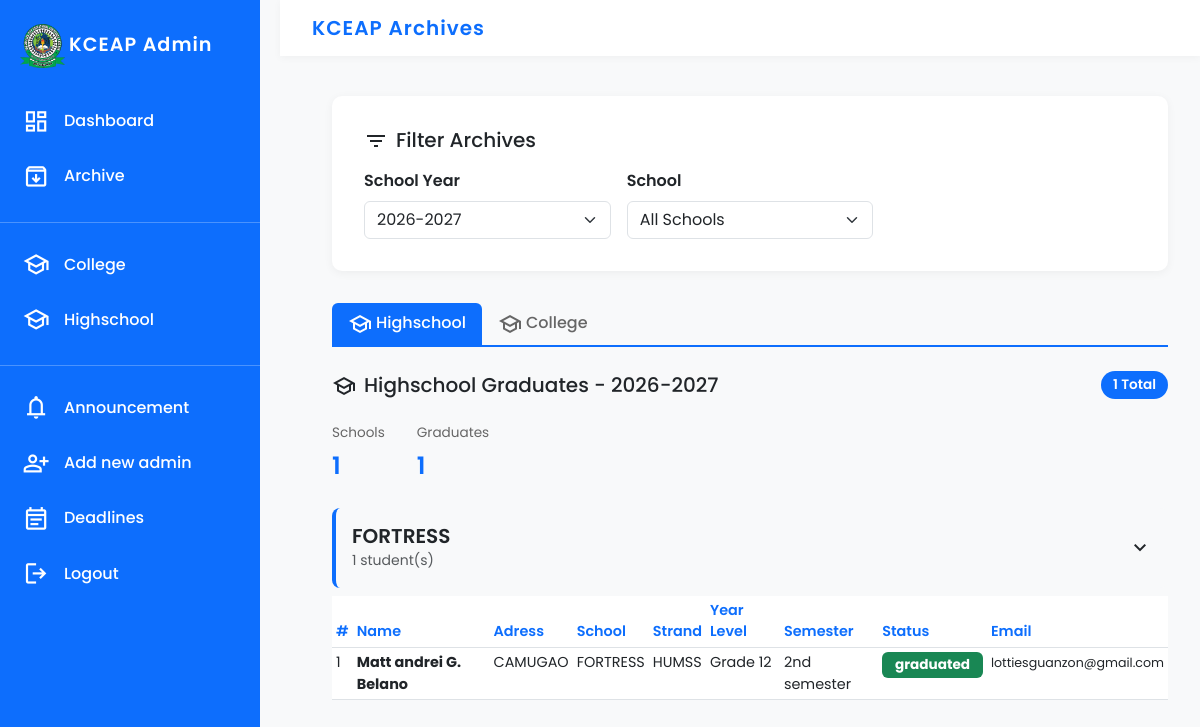
The page /kceap_admin/archive.php (signed in) on the database as committed earlier.
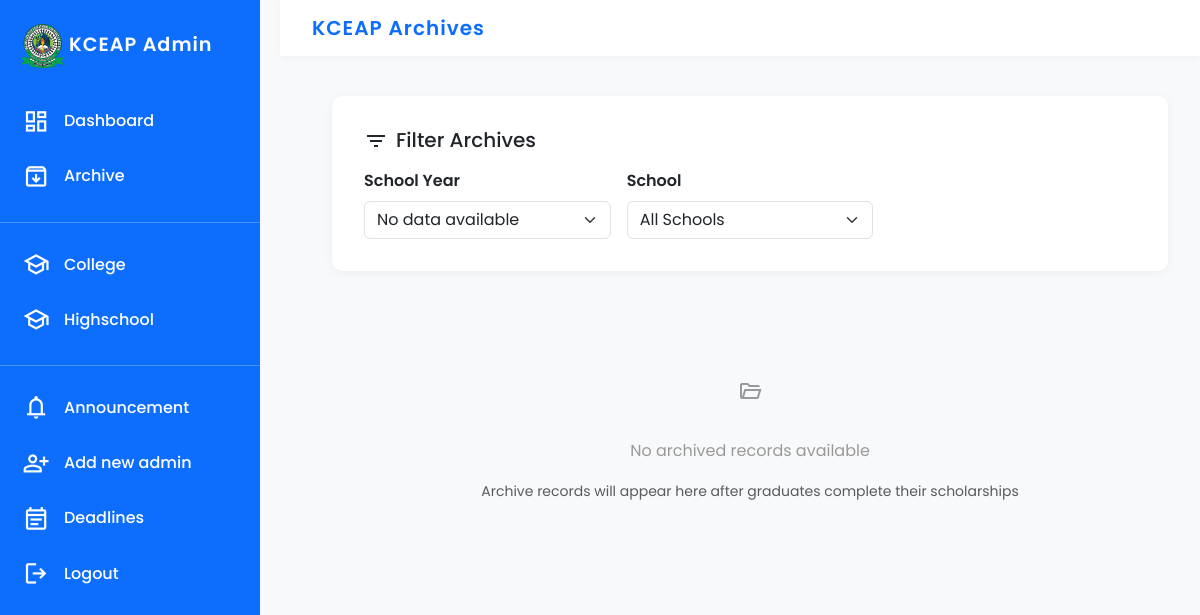
The same page on the database as committed later.
### tables this page shows
CREATE TABLE `hs_reports` (
  `id` int(11) NOT NULL,
  `applicant_id` int(11) NOT NULL,
  `first_name` varchar(100) DEFAULT NULL,
  `middle_name` varchar(100) DEFAULT NULL,
  `last_name` varchar(100) DEFAULT NULL,
  `school` varchar(150) DEFAULT NULL,
  `strand` varchar(150) DEFAULT NULL,
  `year_level` varchar(50) DEFAULT NULL,
  `semester` varchar(50) DEFAULT NULL,
  `address` varchar(255) DEFAULT NULL,
  `phone_number` varchar(50) DEFAULT NULL,
  `email` varchar(255) DEFAULT NULL,
  `status` varchar(155) DEFAULT NULL,
  `school_year` varchar(50) DEFAULT NULL,
  `archived_at` timestamp NOT NULL DEFAULT current_timestamp()
);

### kceap_admin/archive.php (the view, shortened to what the changed rows need)
<?php
include 'header.php';
require_once '../config/config.php';
$years_sql = "
    SELECT DISTINCT school_year FROM hs_reports
    UNION
    SELECT DISTINCT school_year FROM college_reports
    ORDER BY school_year DESC
";
$years_result = $conn->query($years_sql);
$school_years = $years_result ? $years_result->fetch_all(MYSQLI_ASSOC) : [];
$selected_year = $_GET['year'] ?? ($school_years[0]['school_year'] ?? date('Y') . '-' . (date('Y') + 1));
$hs_sql = "
    SELECT applicant_id, first_name, middle_name, last_name, school, strand, year_level, semester,
           address, phone_number, email, status, school_year, archived_at
    FROM hs_reports
    WHERE school_year = ?
    ORDER BY school ASC, first_name ASC
";
$college_sql = "
    SELECT applicant_id, first_name, middle_name, last_name, school, course, year_level, semester,
           address, phone_number, email, status, school_year, created_at
    FROM college_reports
    WHERE school_year = ?
    ORDER BY school ASC, first_name ASC
";
$hs_stmt = $conn->prepare($hs_sql);
$hs_stmt->bind_param("s", $selected_year);
$hs_stmt->execute();
$hs_data = $hs_stmt->get_result()->fetch_all(MYSQLI_ASSOC);
$college_stmt = $conn->prepare($college_sql);
$college_stmt->bind_param("s", $selected_year);
$college_stmt->execute();
$college_data = $college_stmt->get_result()->fetch_all(MYSQLI_ASSOC);
$hs_by_school = [];
foreach ($hs_data as $row) {
    $school = $row['school'] ?? 'Unspecified';
    if (!isset($hs_by_school[$school])) {
        $hs_by_school[$school] = [];
    }
    $hs_by_school[$school][] = $row;
}
$college_by_school = [];
foreach ($college_data as $row) {
    $school = $row['school'] ?? 'Unspecified';
    if (!isset($college_by_school[$school])) {
        $college_by_school[$school] = [];
    }
    $college_by_school[$school][] = $row;
}
$all_schools = array_unique(array_merge(array_keys($hs_by_school), array_keys($college_by_school)));
?>
<!DOCTYPE html>
<html lang="en">
<head>
    <link href="https://cdn.jsdelivr.net/npm/bootstrap@5.3.0/dist/css/bootstrap.min.css" rel="stylesheet">
    <link href="../style/kceapadmin.css" rel="stylesheet">
</head>
<body>
<div class="d-flex">
    <div class="main-content flex-grow-1">
        <br><br><br>
        <div class="container-fluid py-4">
    <div class="filter-section">
        <form method="GET" class="row g-3 align-items-end">
            <div class="col-md-4">
                <label for="yearSelect" class="form-label fw-semibold">School Year</label>
                <select class="form-select" id="yearSelect" name="year" onchange="this.form.submit()">
                    <?php if (empty($school_years)): ?>
                        <option>No data available</option>
                    <?php else: ?>
                        <?php foreach ($school_years as $year): ?>
                            <option value="<?= htmlspecialchars($year['school_year']) ?>" <?= ($year['school_year'] === $selected_year) ? 'selected' : '' ?>>
                                <?= htmlspecialchars($year['school_year']) ?>
                            </option>
                        <?php endforeach; ?>
                    <?php endif; ?>
                </select>
            </div>
        </form>
    </div>
    <?php if (!empty($hs_data) || !empty($college_data)): ?>
        <ul class="nav nav-tabs mb-4" role="tablist">
            <li class="nav-item" role="presentation">
                <button class="nav-link active" id="hs-tab" data-bs-toggle="tab" data-bs-target="#hs-content" type="button" role="tab" aria-controls="hs-content" aria-selected="true">
                    <span class="material-symbols-outlined align-middle me-1">school</span>Highschool
                </button>
            </li>
            <li class="nav-item" role="presentation">
                <button class="nav-link" id="college-tab" data-bs-toggle="tab" data-bs-target="#college-content" type="button" role="tab" aria-controls="college-content" aria-selected="false">
                   <span class="material-symbols-outlined align-middle me-1">school</span>College
                </button>
            </li>
        </ul>
        <div class="tab-content">
            <div class="tab-pane fade show active" id="hs-content" role="tabpanel" aria-labelledby="hs-tab">
                <?php if (!empty($hs_data)): ?>
                    <div class="d-flex justify-content-between align-items-center mb-4">
                        <h5 class="mb-0"><span class="material-symbols-outlined align-middle me-2">school</span>Highschool Graduates - <?= htmlspecialchars($selected_year) ?></h5>
                        <span class="badge-count"><?= count($hs_data) ?> Total</span>
                    </div>
                    <div class="stats">
                        <div class="stat-item">
                            <span class="stat-label">Schools</span>
                            <span class="stat-value"><?= count($hs_by_school) ?></span>
                        </div>
                        <div class="stat-item">
                            <span class="stat-label">Graduates</span>
                            <span class="stat-value"><?= count($hs_data) ?></span>
                        </div>
                    </div>
                    <div class="mt-4">
                        <?php foreach ($hs_by_school as $school => $students): ?>
                            <div class="school-section">
                                <div class="school-header" data-bs-toggle="collapse" data-bs-target="#hs-<?= md5($school) ?>">
                                    <div>
                                        <h5 class="mb-0"><?= htmlspecialchars($school) ?></h5>
                                        <small class="text-muted"><?= count($students) ?> student(s)</small>
                                    </div>
                                    <span class="material-symbols-outlined">expand_more</span>
                                </div>
                                <div class="collapse show" id="hs-<?= md5($school) ?>">
                                    <div class="school-data mt-2">
                                        <div class="table-responsive">
                                            <table class="table table-hover table-sm">
                                                <thead>
                                                    <tr>
                                                        <th>#</th>
                                                        <th>Name</th>
                                                         <th>Adress</th>
                                                         <th>School</th>
                                                        <th>Strand</th>
                                                        <th>Year Level</th>
                                                        <th>Semester</th>
                                                        <th>Status</th>
                                                        <th>Email</th>
                                                    </tr>
                                                </thead>
                                                <tbody>
                                                    <?php $idx = 1; foreach ($students as $student): ?>
                                                        <tr>
                                                            <td><?= $idx++ ?></td>
                                                            <td>
                                                                <strong><?= htmlspecialchars($student['first_name'] . ' ' . ($student['middle_name'] ? substr($student['middle_name'], 0, 1) . '. ' : '') . $student['last_name']) ?></strong>
                                                            </td>
                                                            <td><?= htmlspecialchars($student['address'] ?? 'N/A') ?></td>
                                                            <td><?= htmlspecialchars($student['school'] ?? 'N/A') ?></td>
                                                            <td><?= htmlspecialchars($student['strand'] ?? 'N/A') ?></td>
                                                            <td><?= htmlspecialchars($student['year_level'] ?? 'N/A') ?></td>
                                                            <td><?= htmlspecialchars($student['semester'] ?? 'N/A') ?></td>
                                                            <td><span class="badge bg-success status-badge"><?= htmlspecialchars($student['status'] ?? 'graduated') ?></span></td>
                                                            <td><small><?= htmlspecialchars($student['email'] ?? 'N/A') ?></small></td>
                                                        </tr>
                                                    <?php endforeach; ?>
                                                </tbody>
                                            </table>
                                        </div>
                                    </div>
                                </div>
                            </div>
                        <?php endforeach; ?>
                    </div>
                <?php endif; ?>
            </div>
        </div>
    <?php else: ?>
        <div class="empty-state">
            <div class="empty-state-icon">
                <span class="material-symbols-outlined">folder_open</span>
            </div>
            <p>No archived records available</p>
            <small class="text-muted">Archive records will appear here after graduates complete their scholarships</small>
        </div>
    <?php endif; ?>
</div>
        </div>
    </div>
</body>
</html>

Rows that differ between the two databases and show on the page:
removed hs_reports: first_name+middle_name+last_name "Matt andrei G. Belano", address "CAMUGAO", school "FORTRESS", strand "HUMSS", year_level "Grade 12", semester "2nd semester", status "graduated", email "lottiesguanzon@gmail.com"
Other text that changed with them:
form field year: "2026-2027" → "No data available"
$selected_year: "2026-2027" → (not shown)
count($hs_data): "1" → (not shown)
count($hs_by_school): "1" → (not shown)
text no longer shown: "Highschool College Highschool Graduates - Total Schools Graduates"
text now shown: "No archived records available Archive records will appear here after graduates complete their scholarships"
list line gone: "FORTRESS 1 student(s) # Name Adress School Strand Year Level Semester Status Email"
